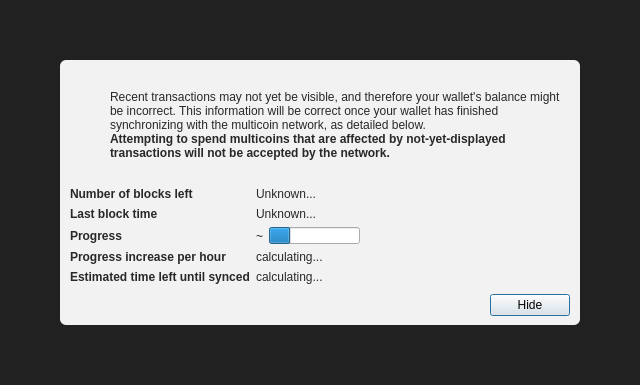
<?xml version="1.0" encoding="UTF-8"?>
<ui version="4.0">
 <class>ModalOverlay</class>
 <widget class="QWidget" name="ModalOverlay">
  <property name="geometry">
   <rect>
    <x>0</x>
    <y>0</y>
    <width>640</width>
    <height>385</height>
   </rect>
  </property>
  <property name="windowTitle">
   <string>Form</string>
  </property>
  <layout class="QVBoxLayout" name="verticalLayout" stretch="0">
   <property name="sizeConstraint">
    <enum>QLayout::SetDefaultConstraint</enum>
   </property>
   <property name="leftMargin">
    <number>0</number>
   </property>
   <property name="topMargin">
    <number>0</number>
   </property>
   <property name="rightMargin">
    <number>0</number>
   </property>
   <property name="bottomMargin">
    <number>0</number>
   </property>
   <item>
    <widget class="QWidget" name="bgWidget" native="true">
     <property name="styleSheet">
      <string notr="true">#bgWidget { background: rgba(0,0,0,220); }</string>
     </property>
     <layout class="QVBoxLayout" name="verticalLayoutMain" stretch="1">
      <property name="leftMargin">
       <number>60</number>
      </property>
      <property name="topMargin">
       <number>60</number>
      </property>
      <property name="rightMargin">
       <number>60</number>
      </property>
      <property name="bottomMargin">
       <number>60</number>
      </property>
      <item>
       <widget class="QWidget" name="contentWidget" native="true">
        <property name="styleSheet">
         <string notr="true">#contentWidget { background: rgba(255,255,255,240); border-radius: 6px; }

QLabel { color: rgb(40,40,40);  }</string>
        </property>
        <layout class="QVBoxLayout" name="verticalLayoutSub" stretch="1,0,0,0">
         <property name="spacing">
          <number>0</number>
         </property>
         <property name="leftMargin">
          <number>10</number>
         </property>
         <property name="topMargin">
          <number>10</number>
         </property>
         <property name="rightMargin">
          <number>10</number>
         </property>
         <property name="bottomMargin">
          <number>10</number>
         </property>
         <item>
          <layout class="QHBoxLayout" name="horizontalLayoutIconText" stretch="0,1">
           <property name="topMargin">
            <number>20</number>
           </property>
           <item>
            <layout class="QVBoxLayout" name="verticalLayoutIcon">
             <property name="leftMargin">
              <number>0</number>
             </property>
             <item>
              <widget class="QPushButton" name="warningIcon">
               <property name="enabled">
                <bool>false</bool>
               </property>
               <property name="text">
                <string/>
               </property>
               <property name="icon">
                <iconset>
                 <normaloff>:/icons/warning</normaloff>
                 <disabledoff>:/icons/warning</disabledoff>:/icons/warning</iconset>
               </property>
               <property name="iconSize">
                <size>
                 <width>48</width>
                 <height>48</height>
                </size>
               </property>
               <property name="flat">
                <bool>true</bool>
               </property>
              </widget>
             </item>
             <item>
              <spacer name="verticalSpacerWarningIcon">
               <property name="orientation">
                <enum>Qt::Vertical</enum>
               </property>
               <property name="sizeHint" stdset="0">
                <size>
                 <width>20</width>
                 <height>40</height>
                </size>
               </property>
              </spacer>
             </item>
            </layout>
           </item>
           <item>
            <layout class="QVBoxLayout" name="verticalLayoutInfoText">
             <property name="leftMargin">
              <number>0</number>
             </property>
             <property name="topMargin">
              <number>0</number>
             </property>
             <item>
              <widget class="QLabel" name="infoText">
               <property name="text">
                <string>Recent transactions may not yet be visible, and therefore your wallet's balance might be incorrect. This information will be correct once your wallet has finished synchronizing with the multicoin network, as detailed below.</string>
               </property>
               <property name="textFormat">
                <enum>Qt::RichText</enum>
               </property>
               <property name="wordWrap">
                <bool>true</bool>
               </property>
              </widget>
             </item>
             <item>
              <widget class="QLabel" name="infoTextStrong">
               <property name="font">
                <font>
                 <weight>75</weight>
                 <bold>true</bold>
                </font>
               </property>
               <property name="text">
                <string>Attempting to spend multicoins that are affected by not-yet-displayed transactions will not be accepted by the network.</string>
               </property>
               <property name="textFormat">
                <enum>Qt::RichText</enum>
               </property>
               <property name="wordWrap">
                <bool>true</bool>
               </property>
              </widget>
             </item>
             <item>
              <spacer name="verticalSpacerInTextSpace">
               <property name="orientation">
                <enum>Qt::Vertical</enum>
               </property>
               <property name="sizeHint" stdset="0">
                <size>
                 <width>20</width>
                 <height>40</height>
                </size>
               </property>
              </spacer>
             </item>
            </layout>
           </item>
          </layout>
         </item>
         <item>
          <spacer name="verticalSpacerAfterText">
           <property name="orientation">
            <enum>Qt::Vertical</enum>
           </property>
           <property name="sizeHint" stdset="0">
            <size>
             <width>20</width>
             <height>40</height>
            </size>
           </property>
          </spacer>
         </item>
         <item>
          <layout class="QFormLayout" name="formLayout">
           <property name="fieldGrowthPolicy">
            <enum>QFormLayout::FieldsStayAtSizeHint</enum>
           </property>
           <property name="horizontalSpacing">
            <number>6</number>
           </property>
           <property name="verticalSpacing">
            <number>6</number>
           </property>
           <property name="topMargin">
            <number>10</number>
           </property>
           <item row="0" column="0">
            <widget class="QLabel" name="labelNumberOfBlocksLeft">
             <property name="font">
              <font>
               <weight>75</weight>
               <bold>true</bold>
              </font>
             </property>
             <property name="text">
              <string>Number of blocks left</string>
             </property>
            </widget>
           </item>
           <item row="0" column="1">
            <widget class="QLabel" name="numberOfBlocksLeft">
             <property name="text">
              <string>Unknown...</string>
             </property>
            </widget>
           </item>
           <item row="1" column="0">
            <widget class="QLabel" name="labelLastBlockTime">
             <property name="font">
              <font>
               <weight>75</weight>
               <bold>true</bold>
              </font>
             </property>
             <property name="text">
              <string>Last block time</string>
             </property>
            </widget>
           </item>
           <item row="1" column="1">
            <widget class="QLabel" name="newestBlockDate">
             <property name="sizePolicy">
              <sizepolicy hsizetype="Maximum" vsizetype="Preferred">
               <horstretch>0</horstretch>
               <verstretch>0</verstretch>
              </sizepolicy>
             </property>
             <property name="text">
              <string>Unknown...</string>
             </property>
            </widget>
           </item>
           <item row="2" column="0">
            <widget class="QLabel" name="labelSyncDone">
             <property name="font">
              <font>
               <weight>75</weight>
               <bold>true</bold>
              </font>
             </property>
             <property name="text">
              <string>Progress</string>
             </property>
            </widget>
           </item>
           <item row="2" column="1">
            <layout class="QHBoxLayout" name="horizontalLayoutSync" stretch="0,1">
             <item>
              <widget class="QLabel" name="percentageProgress">
               <property name="text">
                <string notr="true">~</string>
               </property>
              </widget>
             </item>
             <item>
              <widget class="QProgressBar" name="progressBar">
               <property name="value">
                <number>24</number>
               </property>
               <property name="format">
                <string/>
               </property>
              </widget>
             </item>
            </layout>
           </item>
           <item row="4" column="0">
            <widget class="QLabel" name="labelProgressIncrease">
             <property name="font">
              <font>
               <weight>75</weight>
               <bold>true</bold>
              </font>
             </property>
             <property name="text">
              <string>Progress increase per hour</string>
             </property>
            </widget>
           </item>
           <item row="4" column="1">
            <widget class="QLabel" name="progressIncreasePerH">
             <property name="text">
              <string>calculating...</string>
             </property>
            </widget>
           </item>
           <item row="5" column="0">
            <widget class="QLabel" name="labelEstimatedTimeLeft">
             <property name="font">
              <font>
               <weight>75</weight>
               <bold>true</bold>
              </font>
             </property>
             <property name="text">
              <string>Estimated time left until synced</string>
             </property>
            </widget>
           </item>
           <item row="5" column="1">
            <widget class="QLabel" name="expectedTimeLeft">
             <property name="text">
              <string>calculating...</string>
             </property>
            </widget>
           </item>
          </layout>
         </item>
         <item>
          <layout class="QHBoxLayout" name="horizontalLayoutButtons">
           <property name="leftMargin">
            <number>10</number>
           </property>
           <property name="topMargin">
            <number>10</number>
           </property>
           <item>
            <spacer name="horizontalSpacer">
             <property name="orientation">
              <enum>Qt::Horizontal</enum>
             </property>
             <property name="sizeHint" stdset="0">
              <size>
               <width>40</width>
               <height>20</height>
              </size>
             </property>
            </spacer>
           </item>
           <item>
            <widget class="QPushButton" name="closeButton">
             <property name="text">
              <string>Hide</string>
             </property>
             <property name="shortcut">
              <string>Esc</string>
             </property>
             <property name="focusPolicy">
              <enum>Qt::StrongFocus</enum>
             </property>
             <property name="default">
              <bool>true</bool>
             </property>
            </widget>
           </item>
          </layout>
         </item>
        </layout>
       </widget>
      </item>
     </layout>
    </widget>
   </item>
  </layout>
 </widget>
 <resources/>
 <connections/>
</ui>
